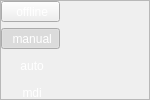
          <widget class="QStackedWidget" name="stackedWidget_index">
           <property name="sizePolicy">
            <sizepolicy hsizetype="Minimum" vsizetype="Preferred">
             <horstretch>0</horstretch>
             <verstretch>0</verstretch>
            </sizepolicy>
           </property>
           <property name="minimumSize">
            <size>
             <width>135</width>
             <height>0</height>
            </size>
           </property>
           <property name="maximumSize">
            <size>
             <width>150</width>
             <height>16777215</height>
            </size>
           </property>
           <property name="frameShape">
            <enum>QFrame::StyledPanel</enum>
           </property>
           <property name="currentIndex">
            <number>0</number>
           </property>
           <widget class="QWidget" name="page_9">
            <widget class="QWidget" name="">
             <layout class="QGridLayout" name="gridLayout_9">
              <item row="7" column="0">
               <widget class="QToolButton" name="toolButton_empty_2">
                <property name="sizePolicy">
                 <sizepolicy hsizetype="Preferred" vsizetype="Fixed">
                  <horstretch>0</horstretch>
                  <verstretch>0</verstretch>
                 </sizepolicy>
                </property>
                <property name="autoFillBackground">
                 <bool>false</bool>
                </property>
                <property name="styleSheet">
                 <string notr="true">color: rgb(255, 255, 255);</string>
                </property>
                <property name="text">
                 <string> ..</string>
                </property>
                <property name="icon">
                 <iconset resource="icons.qrc">
                  <normaloff>:/pictures/btn_25_25.png</normaloff>
                  <normalon>:/pictures/btn_25_25_in_green.png</normalon>:/pictures/btn_25_25.png</iconset>
                </property>
                <property name="iconSize">
                 <size>
                  <width>35</width>
                  <height>35</height>
                 </size>
                </property>
                <property name="checkable">
                 <bool>true</bool>
                </property>
                <property name="toolButtonStyle">
                 <enum>Qt::ToolButtonTextBesideIcon</enum>
                </property>
                <property name="autoRaise">
                 <bool>true</bool>
                </property>
               </widget>
              </item>
              <item row="10" column="0">
               <spacer name="verticalSpacer_2">
                <property name="orientation">
                 <enum>Qt::Vertical</enum>
                </property>
                <property name="sizeHint" stdset="0">
                 <size>
                  <width>20</width>
                  <height>40</height>
                 </size>
                </property>
               </spacer>
              </item>
              <item row="2" column="0">
               <widget class="QToolButton" name="toolButton_auto">
                <property name="sizePolicy">
                 <sizepolicy hsizetype="Preferred" vsizetype="Fixed">
                  <horstretch>0</horstretch>
                  <verstretch>0</verstretch>
                 </sizepolicy>
                </property>
                <property name="autoFillBackground">
                 <bool>false</bool>
                </property>
                <property name="styleSheet">
                 <string notr="true">color: rgb(255, 255, 255);</string>
                </property>
                <property name="text">
                 <string> auto</string>
                </property>
                <property name="icon">
                 <iconset resource="icons.qrc">
                  <normaloff>:/pictures/btn_25_25.png</normaloff>
                  <normalon>:/pictures/btn_25_25_in_green.png</normalon>:/pictures/btn_25_25.png</iconset>
                </property>
                <property name="iconSize">
                 <size>
                  <width>35</width>
                  <height>35</height>
                 </size>
                </property>
                <property name="checkable">
                 <bool>true</bool>
                </property>
                <property name="toolButtonStyle">
                 <enum>Qt::ToolButtonTextBesideIcon</enum>
                </property>
                <property name="autoRaise">
                 <bool>true</bool>
                </property>
               </widget>
              </item>
              <item row="3" column="0">
               <widget class="QToolButton" name="toolButton_mdi">
                <property name="sizePolicy">
                 <sizepolicy hsizetype="Preferred" vsizetype="Fixed">
                  <horstretch>0</horstretch>
                  <verstretch>0</verstretch>
                 </sizepolicy>
                </property>
                <property name="autoFillBackground">
                 <bool>false</bool>
                </property>
                <property name="styleSheet">
                 <string notr="true">color: rgb(255, 255, 255);</string>
                </property>
                <property name="text">
                 <string> mdi</string>
                </property>
                <property name="icon">
                 <iconset resource="icons.qrc">
                  <normaloff>:/pictures/btn_25_25.png</normaloff>
                  <normalon>:/pictures/btn_25_25_in_green.png</normalon>:/pictures/btn_25_25.png</iconset>
                </property>
                <property name="iconSize">
                 <size>
                  <width>35</width>
                  <height>35</height>
                 </size>
                </property>
                <property name="checkable">
                 <bool>true</bool>
                </property>
                <property name="toolButtonStyle">
                 <enum>Qt::ToolButtonTextBesideIcon</enum>
                </property>
                <property name="autoRaise">
                 <bool>true</bool>
                </property>
               </widget>
              </item>
              <item row="6" column="0">
               <widget class="QToolButton" name="toolButton_scope">
                <property name="sizePolicy">
                 <sizepolicy hsizetype="Preferred" vsizetype="Fixed">
                  <horstretch>0</horstretch>
                  <verstretch>0</verstretch>
                 </sizepolicy>
                </property>
                <property name="autoFillBackground">
                 <bool>false</bool>
                </property>
                <property name="styleSheet">
                 <string notr="true">color: rgb(255, 255, 255);</string>
                </property>
                <property name="text">
                 <string> scope</string>
                </property>
                <property name="icon">
                 <iconset resource="icons.qrc">
                  <normaloff>:/pictures/btn_25_25.png</normaloff>
                  <normalon>:/pictures/btn_25_25_in_green.png</normalon>:/pictures/btn_25_25.png</iconset>
                </property>
                <property name="iconSize">
                 <size>
                  <width>35</width>
                  <height>35</height>
                 </size>
                </property>
                <property name="checkable">
                 <bool>true</bool>
                </property>
                <property name="toolButtonStyle">
                 <enum>Qt::ToolButtonTextBesideIcon</enum>
                </property>
                <property name="autoRaise">
                 <bool>true</bool>
                </property>
               </widget>
              </item>
              <item row="1" column="0">
               <widget class="QToolButton" name="toolButton_manual">
                <property name="sizePolicy">
                 <sizepolicy hsizetype="Preferred" vsizetype="Fixed">
                  <horstretch>0</horstretch>
                  <verstretch>0</verstretch>
                 </sizepolicy>
                </property>
                <property name="autoFillBackground">
                 <bool>false</bool>
                </property>
                <property name="styleSheet">
                 <string notr="true">color: rgb(255, 255, 255);</string>
                </property>
                <property name="text">
                 <string> manual</string>
                </property>
                <property name="icon">
                 <iconset resource="icons.qrc">
                  <normaloff>:/pictures/btn_25_25.png</normaloff>
                  <normalon>:/pictures/btn_25_25_in_green.png</normalon>:/pictures/btn_25_25.png</iconset>
                </property>
                <property name="iconSize">
                 <size>
                  <width>35</width>
                  <height>35</height>
                 </size>
                </property>
                <property name="checkable">
                 <bool>true</bool>
                </property>
                <property name="checked">
                 <bool>true</bool>
                </property>
                <property name="toolButtonStyle">
                 <enum>Qt::ToolButtonTextBesideIcon</enum>
                </property>
                <property name="autoRaise">
                 <bool>true</bool>
                </property>
               </widget>
              </item>
              <item row="0" column="0">
               <widget class="QToolButton" name="toolButton_online">
                <property name="sizePolicy">
                 <sizepolicy hsizetype="Preferred" vsizetype="Fixed">
                  <horstretch>0</horstretch>
                  <verstretch>0</verstretch>
                 </sizepolicy>
                </property>
                <property name="autoFillBackground">
                 <bool>false</bool>
                </property>
                <property name="styleSheet">
                 <string notr="true">color: rgb(255, 255, 255);</string>
                </property>
                <property name="text">
                 <string> offline</string>
                </property>
                <property name="icon">
                 <iconset resource="icons.qrc">
                  <normaloff>:/pictures/btn_25_25.png</normaloff>
                  <normalon>:/pictures/btn_25_25_in_green.png</normalon>:/pictures/btn_25_25.png</iconset>
                </property>
                <property name="iconSize">
                 <size>
                  <width>35</width>
                  <height>35</height>
                 </size>
                </property>
                <property name="checkable">
                 <bool>true</bool>
                </property>
                <property name="checked">
                 <bool>false</bool>
                </property>
                <property name="autoRepeatDelay">
                 <number>0</number>
                </property>
                <property name="autoRepeatInterval">
                 <number>0</number>
                </property>
                <property name="toolButtonStyle">
                 <enum>Qt::ToolButtonTextBesideIcon</enum>
                </property>
                <property name="autoRaise">
                 <bool>false</bool>
                </property>
               </widget>
              </item>
              <item row="4" column="0">
               <widget class="QToolButton" name="toolButton_settings">
                <property name="sizePolicy">
                 <sizepolicy hsizetype="Preferred" vsizetype="Fixed">
                  <horstretch>0</horstretch>
                  <verstretch>0</verstretch>
                 </sizepolicy>
                </property>
                <property name="autoFillBackground">
                 <bool>false</bool>
                </property>
                <property name="styleSheet">
                 <string notr="true">color: rgb(255, 255, 255);</string>
                </property>
                <property name="text">
                 <string> settings</string>
                </property>
                <property name="icon">
                 <iconset resource="icons.qrc">
                  <normaloff>:/pictures/btn_25_25_settings.png</normaloff>:/pictures/btn_25_25_settings.png</iconset>
                </property>
                <property name="iconSize">
                 <size>
                  <width>35</width>
                  <height>35</height>
                 </size>
                </property>
                <property name="checkable">
                 <bool>true</bool>
                </property>
                <property name="toolButtonStyle">
                 <enum>Qt::ToolButtonTextBesideIcon</enum>
                </property>
                <property name="autoRaise">
                 <bool>true</bool>
                </property>
               </widget>
              </item>
              <item row="9" column="0">
               <widget class="QToolButton" name="toolButton_edit">
                <property name="toolTip">
                 <string>&lt;html&gt;&lt;head/&gt;&lt;body&gt;&lt;p&gt;edit in gcode editor.&lt;/p&gt;&lt;/body&gt;&lt;/html&gt;</string>
                </property>
                <property name="text">
                 <string> editor</string>
                </property>
                <property name="icon">
                 <iconset resource="icons.qrc">
                  <normaloff>:/pictures/btn_25_25_text_edit.png</normaloff>:/pictures/btn_25_25_text_edit.png</iconset>
                </property>
                <property name="iconSize">
                 <size>
                  <width>35</width>
                  <height>35</height>
                 </size>
                </property>
                <property name="toolButtonStyle">
                 <enum>Qt::ToolButtonTextBesideIcon</enum>
                </property>
                <property name="autoRaise">
                 <bool>true</bool>
                </property>
               </widget>
              </item>
              <item row="8" column="0">
               <widget class="QToolButton" name="toolButton_empty_3">
                <property name="sizePolicy">
                 <sizepolicy hsizetype="Preferred" vsizetype="Fixed">
                  <horstretch>0</horstretch>
                  <verstretch>0</verstretch>
                 </sizepolicy>
                </property>
                <property name="autoFillBackground">
                 <bool>false</bool>
                </property>
                <property name="styleSheet">
                 <string notr="true">color: rgb(255, 255, 255);</string>
                </property>
                <property name="text">
                 <string> ..</string>
                </property>
                <property name="icon">
                 <iconset resource="icons.qrc">
                  <normaloff>:/pictures/btn_25_25.png</normaloff>
                  <normalon>:/pictures/btn_25_25_in_green.png</normalon>:/pictures/btn_25_25.png</iconset>
                </property>
                <property name="iconSize">
                 <size>
                  <width>35</width>
                  <height>35</height>
                 </size>
                </property>
                <property name="checkable">
                 <bool>true</bool>
                </property>
                <property name="toolButtonStyle">
                 <enum>Qt::ToolButtonTextBesideIcon</enum>
                </property>
                <property name="autoRaise">
                 <bool>true</bool>
                </property>
               </widget>
              </item>
             </layout>
            </widget>
           </widget>
           <widget class="QWidget" name="page_10"/>
          </widget>
